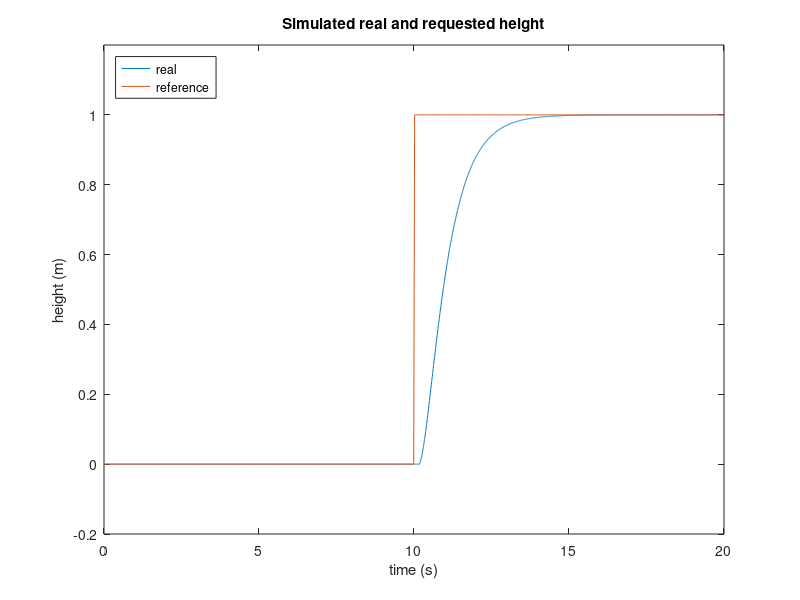
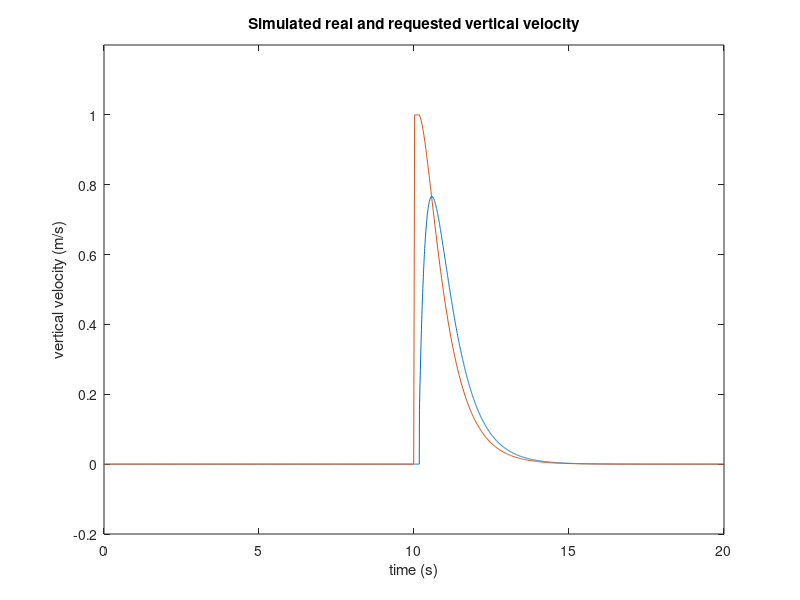

Reproduce these figures in MATLAB, in order. (Note: this script raises an error after producing the figures.)
close all

%% altitude controller
load('./data/sim_alt_step.mat')
load('./data/sim_alt_step_desired.mat')
load('./data/sim_alt_step_states_desired.mat')

ini_time = 15;
final_time = 50;
states_time_span = (ini_time/0.005):(final_time/0.005);
d_states_time_span = round(ini_time/0.03):(final_time/0.03);
% requested states
figure
plot(states.time(states_time_span)-ini_time,states.signals.values(states_time_span,9))
hold on

h = -reshape(desired.signals.values(3,1,:),[],1);
plot(desired.time(d_states_time_span)-ini_time,h(d_states_time_span))

title("Simulated real and requested height")
legend('real','reference', 'Location','northwest')
ylabel('height (m)')
xlabel('time (s)')
ylim([-0.2 1.2])
xlim([0 20])

vert_vel = cat(1,[0],diff(states.signals.values(states_time_span,9)))/0.005;
figure
plot(states.time(states_time_span)-ini_time,vert_vel)
hold on

plot(states_desired.time(d_states_time_span)-ini_time,states_desired.signals.values(d_states_time_span,1))

title("Simulated real and requested vertical velocity")
ylabel('vertical velocity (m/s)')
xlabel('time (s)')
xlim([0 20])
ylim([-0.2 1.2])

yline(1,'--')
legend('real','reference','saturation')

%% yaw controller

%% altitude controller
load('./data/sim_yaw_step.mat')
load('./data/sim_yaw_step_desired.mat')
load('./data/sim_yaw_step_states_desired.mat')

ini_time = 15;
final_time = 70;
states_time_span = (ini_time/0.005):(final_time/0.005);
d_states_time_span = round(ini_time/0.03):(final_time/0.03);
% requested states
figure
plot(states.time(states_time_span)-ini_time,states.signals.values(states_time_span,3)*180/pi)
hold on

yaw_d = reshape(desired.signals.values(10,1,:),[],1);
plot(desired.time(d_states_time_span)-ini_time,yaw_d(d_states_time_span)*180/pi)

title("Simulated real and requested yaw")
legend('real','reference', 'Location','southeast')
ylabel('Yaw (deg)')
xlabel('time (s)')
%ylim([-0.2 1.2])
xlim([0 40])

% yaw_vel = cat(1,[0],diff(states.signals.values(states_time_span,3))*180/pi)/0.005;
figure
% plot(states.time(states_time_span)-ini_time,yaw_vel)
% hold on

plot(states_desired.time(d_states_time_span)-ini_time,states_desired.signals.values(d_states_time_span,2)*180/pi)

title("Simulated requested yaw rate")
ylabel('yaw rate (deg/s)')
xlabel('time (s)')
xlim([0 40])
%ylim([-0.2 1.2])

yline(1*180/pi,'--')
legend('reference','saturation')

%% straight line experimental
load('./data/sim_reta_1_m.mat')
load('./data/sim_reta_1_m_desired.mat')
load('./data/sim_reta_1_m_states_desired.mat')

final_time = 50;
states_time_span = 1:(final_time/0.005);
d_states_time_span = 1:(final_time/0.03);
% requested states
figure
plot(states.time(states_time_span),states.signals.values(states_time_span,1)*180/pi)
hold on

plot(states_desired.time(d_states_time_span),states_desired.signals.values(d_states_time_span,4)*180/pi)

title("Simulated real and requested roll")
legend('real','reference')
ylabel('roll (deg)')
xlabel('time (s)')

figure
plot(states.time(states_time_span),states.signals.values(states_time_span,2)*180/pi)
hold on

plot(states_desired.time(d_states_time_span),states_desired.signals.values(d_states_time_span,3)*180/pi)

title("Simulated real and requested pitch")
legend('real','reference')
ylabel('pitch (deg)')
xlabel('time (s)')

% path
figure
plot(states.signals.values(states_time_span,7),states.signals.values(states_time_span,8))
hold on

x_d = reshape(desired.signals.values(1,1,:),[],1);
y_d = reshape(desired.signals.values(2,1,:),[],1);
plot(x_d(d_states_time_span),y_d(d_states_time_span))

axis equal

title("Simulated straight line following")
legend('real','reference')
ylabel('Y (m)')
xlabel('X (m)')

%% straight line real
% path
load('./data/exp_reta_v2_1_m.mat')
load('./data/exp_reta_v2_1_m_desired.mat')

figure
plot(states.signals.values(:,7),states.signals.values(:,8))
hold on

x_d = reshape(desired.signals.values(1,1,:),[],1);
y_d = reshape(desired.signals.values(2,1,:),[],1);
plot(x_d,y_d)

axis equal

title("Experimental straight line following")
legend('real','reference')
ylabel('Y (m)')
xlabel('X (m)')

%% straight line with LOS
% path
load('./data/exp_reta_LOS_0_2.mat')
load('./data/exp_reta_LOS_0_2_desired.mat')

figure
plot(states.signals.values(:,7),states.signals.values(:,8))
hold on

x_d = reshape(desired.signals.values(1,1,:),[],1);
y_d = reshape(desired.signals.values(2,1,:),[],1);
plot(x_d,y_d)

axis equal

title("Experimental straight line following with LOS")
legend('real','desired')
ylabel('Y (m)')
xlabel('X (m)')

%% circle yaw = 0 sim
% path
load('./data/sim_circulo_sem_yaw.mat')
load('./data/sim_circulo_sem_yaw_desired.mat')

figure
plot(states.signals.values(:,7),states.signals.values(:,8))
hold on

x_d = reshape(desired.signals.values(1,1,:),[],1);
y_d = reshape(desired.signals.values(2,1,:),[],1);
plot(x_d,y_d)

axis equal

title("Simulated circle tracking with constant yaw")
legend('real','desired')
ylabel('Y (m)')
xlabel('X (m)')

% arrows
%yaw = reshape(desired.signals.values(10,1,:),[],1);
yaw = states.signals.values(:,3);
U = cos(yaw);
V = sin(yaw);
x_real = states.signals.values(:,7);
y_real = states.signals.values(:,8);

n_div = 50;
arrows = 1000:round(length(x_real)/n_div):length(x_real)-31000;
quiver(x_real(arrows),y_real(arrows),U(arrows),V(arrows))

legend('real','desired', 'yaw', 'Location', 'southeast')


%% circle yaw = 0 real
% path
load('./data/exp_circulo_sem_yaw.mat')
load('./data/exp_circulo_sem_yaw_desired.mat')

figure
plot(states.signals.values(:,7),states.signals.values(:,8))
hold on

x_d = reshape(desired.signals.values(1,1,:),[],1);
y_d = reshape(desired.signals.values(2,1,:),[],1);
plot(x_d,y_d)

axis equal

title("Experimental circle tracking with constant yaw")
legend('real','desired')
ylabel('Y (m)')
xlabel('X (m)')

% arrows
%yaw = reshape(desired.signals.values(10,1,:),[],1);
yaw = states.signals.values(:,3);
U = cos(yaw);
V = sin(yaw);
x_real = states.signals.values(:,7);
y_real = states.signals.values(:,8);

n_div = 20;
arrows = 400:round(length(x_real)/n_div):length(x_real)-200;
quiver(x_real(arrows),y_real(arrows),U(arrows),V(arrows))

legend('real','desired', 'yaw', 'Location', 'southwest')


%% circle yaw tracking sim
% path
load('./data/sim_circulo_com_yaw.mat')
load('./data/sim_circulo_com_yaw_desired.mat')

figure
plot(states.signals.values(:,7),states.signals.values(:,8))
hold on

x_d = reshape(desired.signals.values(1,1,:),[],1);
y_d = reshape(desired.signals.values(2,1,:),[],1);
plot(x_d,y_d)

axis equal

title("Simulated circle tracking while pointing to the center")

ylabel('Y (m)')
xlabel('X (m)')

% arrows
%yaw = reshape(desired.signals.values(10,1,:),[],1);
yaw = states.signals.values(:,3);
U = cos(yaw);
V = sin(yaw);
x_real = states.signals.values(:,7);
y_real = states.signals.values(:,8);

n_div = 50;
arrows = 1000:round(length(x_real)/n_div):length(x_real)-31000;
quiver(x_real(arrows),y_real(arrows),U(arrows),V(arrows))

legend('real','desired', 'yaw', 'Location', 'southwest')


%% circle yaw tracking real
% path
load('./data/exp_circulo_com_yaw.mat')
load('./data/exp_circulo_com_yaw_desired.mat')

figure
plot(states.signals.values(:,7),states.signals.values(:,8))
hold on

x_d = reshape(desired.signals.values(1,1,:),[],1);
y_d = reshape(desired.signals.values(2,1,:),[],1);
plot(x_d,y_d)

axis equal

title("Experimental circle tracking while pointing to the center")

ylabel('Y (m)')
xlabel('X (m)')

% arrows
%yaw = reshape(desired.signals.values(10,1,:),[],1);
yaw = states.signals.values(:,3);
U = cos(yaw);
V = sin(yaw);
x_real = states.signals.values(:,7);
y_real = states.signals.values(:,8);

n_div = 20;
arrows = 400:round(length(x_real)/n_div):length(x_real)-200;
quiver(x_real(arrows),y_real(arrows),U(arrows),V(arrows))

legend('real','desired', 'yaw', 'Location', 'southwest')

